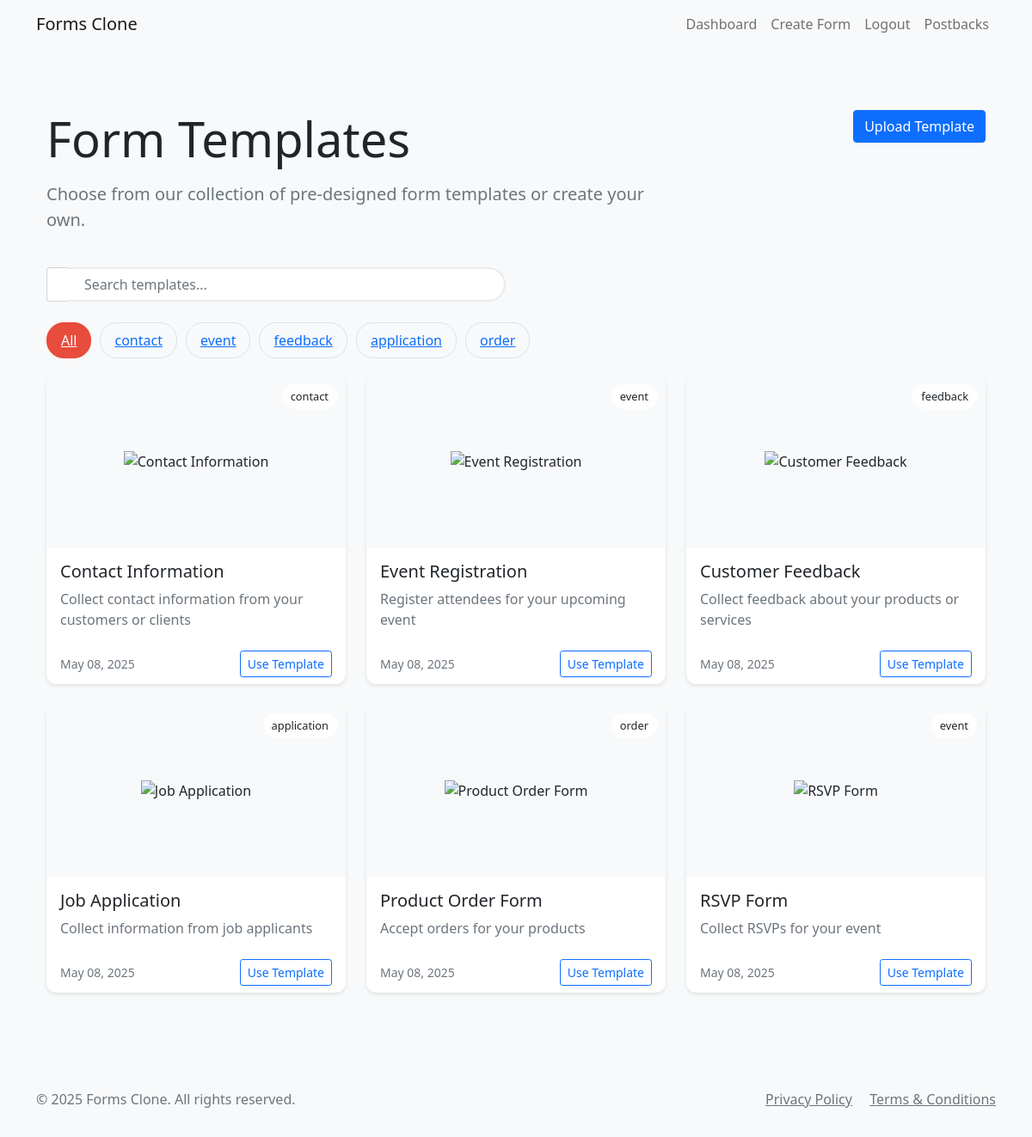
Screenshot of /templates (signed in) with the database file from the repository.
### app.py (models this page shows, shortened)
class FormTemplate(db.Model):
    id = db.Column(db.Integer, primary_key=True)
    title = db.Column(db.String(200), nullable=False)
    description = db.Column(db.Text)
    questions = db.Column(db.Text)  # JSON string of questions
    category = db.Column(db.String(50))  # e.g., 'survey', 'registration', 'feedback'
    created_at = db.Column(db.DateTime, default=datetime.utcnow)
    is_public = db.Column(db.Boolean, default=True)
    preview_image = db.Column(db.String(255), nullable=True)
    user_id = db.Column(db.Integer, db.ForeignKey('user.id'), nullable=True)
    user = db.relationship('User', backref='templates')
    template_data = db.Column(db.Text, nullable=True)  # JSON string of complete template data

### app.py (the view)
@app.route('/templates')
def template_gallery():
    categories = db.session.query(FormTemplate.category).distinct().all()
    categories = [cat[0] for cat in categories if cat[0]]
    selected_category = request.args.get('category')
    search_query = request.args.get('search', '')
    query = FormTemplate.query.filter_by(is_public=True)
    if selected_category:
        query = query.filter_by(category=selected_category)
    if search_query:
        query = query.filter(
            (FormTemplate.title.ilike(f'%{search_query}%')) |
            (FormTemplate.description.ilike(f'%{search_query}%'))
        )
    templates = query.order_by(FormTemplate.created_at.desc()).all()
    return render_template('template_gallery.html',
                         templates=templates,
                         categories=categories,
                         selected_category=selected_category,
                         search_query=search_query)

### app.py (called while the page is built)
@app.context_processor
def inject_now():
    return {'now': datetime.now()}

@app.context_processor
def inject_csrf_token():
    return {'csrf_token': 'dummy_token'}

@login_manager.user_loader
def load_user(user_id):
    return User.query.get(int(user_id))

### templates/template_gallery.html (shortened to what this page needs)
{% extends "base.html" %}
{% block content %}
<div class="container py-5">
    <div class="row mb-4">
        <div class="col-md-8">
            <h1 class="display-4 mb-3">Form Templates</h1>
            <p class="lead text-muted">Choose from our collection of pre-designed form templates or create your own.</p>
        </div>
        <div class="col-md-4 text-md-end">
            <a href="{{ url_for('upload_template') }}" class="btn btn-primary">
                 Upload Template
            </a>
        </div>
    </div>
    <div class="row mb-4">
        <div class="col-md-6">
            <div class="input-group">
                <span class="input-group-text bg-white border-end-0">
                </span>
                <input type="text" class="form-control search-box border-start-0"
                       placeholder="Search templates..."
                       value="{{ search_query }}"
                       onkeyup="if(event.keyCode === 13) searchTemplates(this.value)">
            </div>
        </div>
    </div>
    <div class="category-filter">
        <a href="{{ url_for('template_gallery') }}"
           class="category-btn {% if not selected_category %}active{% endif %}">
            All
        </a>
        {% for category in categories %}
        <a href="{{ url_for('template_gallery', category=category) }}"
           class="category-btn {% if selected_category == category %}active{% endif %}">
            {{ category }}
        </a>
        {% endfor %}
    </div>
    <div class="row row-cols-1 row-cols-md-2 row-cols-lg-3 g-4">
        {% for template in templates %}
        <div class="col">
            <div class="card template-card h-100">
                <div class="template-preview">
                    <span class="category-badge">{{ template.category }}</span>
                </div>
                <div class="card-body">
                    <h5 class="card-title">{{ template.title }}</h5>
                    <p class="card-text text-muted">{{ template.description }}</p>
                </div>
                <div class="card-footer bg-white border-top-0">
                    <div class="d-flex justify-content-between align-items-center">
                        <small class="text-muted">
                            {{ template.created_at.strftime('%b %d, %Y') }}
                        </small>
                        <a href="{{ url_for('use_template', template_id=template.id) }}"
                           class="btn btn-sm btn-outline-primary">
                            Use Template
                        </a>
                    </div>
                </div>
            </div>
        </div>
        {% endfor %}
    </div>
</div>
{% endblock %}

### static/css/style.css (style rules this page uses)
body { background-color: #f8f9fa; }
.card { box-shadow: 0 2px 4px rgba(0, 0, 0, 0.1); border: none; }
.card-title { margin-bottom: 0.5rem; font-weight: 500; }

### templates/template_gallery.html (style rules this page uses)
.template-card { transition: transform 0.3s ease, box-shadow 0.3s ease; border: none; border-radius: 12px; overflow: hidden; }
.template-preview { height: 200px; background: #f8f9fa; display: flex; align-items: center; justify-content: center; position: relative; overflow: hidden; }
.category-badge { position: absolute; top: 10px; right: 10px; background: rgba(255,255,255,0.9); padding: 5px 10px; border-radius: 20px; font-size: 0.8rem; font-weight: 500; }
.search-box { border-radius: 25px; padding-left: 20px; padding-right: 20px; border: 2px solid #e9ecef; transition: all 0.3s ease; }
.category-filter { display: flex; gap: 10px; flex-wrap: wrap; margin-bottom: 20px; }
.category-btn { border-radius: 20px; padding: 8px 16px; background: #f8f9fa; border: 1px solid #dee2e6; transition: all 0.3s ease; }
.category-btn:hover, .category-btn.active { background: #e74c3c; color: white; border-color: #e74c3c; }

### rows the page displays
FormTemplate: category "contact", title "Contact Information", description "Collect contact information from your customers or clients", created_at "May 08, 2025"
FormTemplate: category "event", title "Event Registration", description "Register attendees for your upcoming event", created_at "May 08, 2025"
FormTemplate: category "feedback", title "Customer Feedback", description "Collect feedback about your products or services", created_at "May 08, 2025"
FormTemplate: category "application", title "Job Application", description "Collect information from job applicants", created_at "May 08, 2025"
FormTemplate: category "order", title "Product Order Form", description "Accept orders for your products", created_at "May 08, 2025"
FormTemplate: category "event", title "RSVP Form", description "Collect RSVPs for your event", created_at "May 08, 2025"

### other values shown
{{ category }} "contact" "event" "feedback" "application" "order"
{{ moment().format('YYYY') }} "2025"
